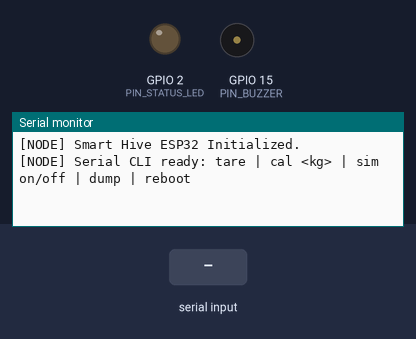
Simulated run of this program. Board: ESP32. Parts: output pins drawn as LEDs (lit = HIGH), buzzer (waves = sounding, pin HIGH), the last lines printed to the serial monitor. The inputs (shaded band) are chosen by the test bench. The local clock reads 2024-03-15 10:24:30 at power-on unless the program sets it; random numbers use the default seed unless the program sets one.

Above: at 1.2 s.
1.3 s: "tare\n" received over Serial
At 2.1 s:
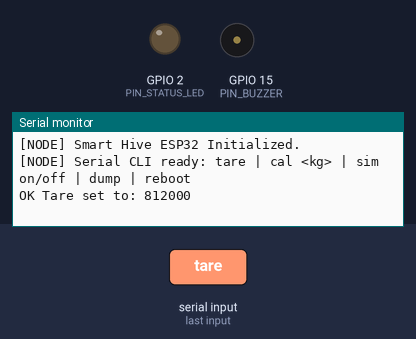
2.8 s: "sim on\n" received over Serial
At 3.3 s:
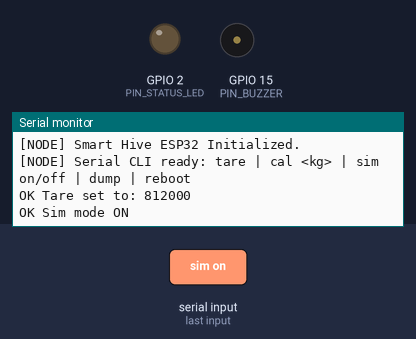
4.3 s: "sim off\n" received over Serial
At 5.6 s:
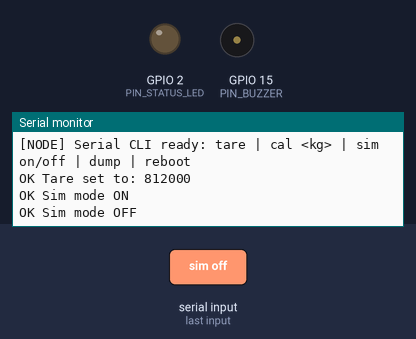

Measured:
- after the input at 1.3 s, the serial monitor: prints a new line at once (image 1)
- after the input at 2.8 s, the serial monitor: prints a new line at once (image 2)
- after the input at 4.3 s, the serial monitor: prints a new line at once (image 3)

The program:

main.cpp
```cpp
#include <Arduino.h>
#include <WiFi.h>
#include <PubSubClient.h>
#include <WebServer.h>
#include <ArduinoJson.h>
#include <time.h>
#include <esp_task_wdt.h>
#include <driver/i2s.h>
#include "config.h"

// ==========================================
// GLOBALS & STATE
// ==========================================
WiFiClient espClient;
PubSubClient mqttClient(espClient);
WebServer server(80);

// Calibration in-memory variables
long g_tare_counts = DEFAULT_TARE_COUNTS;
float g_counts_per_kg = DEFAULT_COUNTS_PER_KG;
float g_k_temp = DEFAULT_K_TEMP_KG_C;
bool g_sim_override = false;

// Telemetry variables
unsigned long g_seq = 0;
unsigned long g_last_sample_ms = 0;
unsigned long g_last_publish_ms = 0;

// Filter state for load cell (Median-of-7 + EMA α=0.05)
long g_raw_samples[7];
int g_sample_idx = 0;
float g_filtered_counts = DEFAULT_TARE_COUNTS;
const float EMA_ALPHA = 0.05f;

// Last known readings
float g_gross_kg = 0.0f;
float g_bee_scale_g = 0.0f;
bool g_bee_scale_present = false;

float g_t_in = 34.5f;
float g_rh_in = 55.0f;
float g_t_out = 27.0f;
float g_rh_out = 65.0f;
float g_p_hpa = 912.4f;

// Audio metrics
float g_freq_dom_hz = 193.4f;
float g_spl_db = -27.8f;
float g_freq_quality = 0.82f;
float g_band_rumble = 0.08f;
float g_band_hum = 0.62f;
float g_band_act = 0.19f;
float g_band_pip = 0.05f;

// Offline circular buffer (5 minutes RAM buffer)
String g_telemetry_buffer[BUFFER_CAPACITY_RECORDS];
int g_buf_head = 0;
int g_buf_count = 0;
String g_last_payload_json = "{}";

// ==========================================
// FILTER FUNCTIONS
// ==========================================
long filter_median_of_7(long new_count) {
    g_raw_samples[g_sample_idx] = new_count;
    g_sample_idx = (g_sample_idx + 1) % 7;

    long sorted[7];
    for (int i = 0; i < 7; i++) sorted[i] = g_raw_samples[i];
    // Simple insertion sort
    for (int i = 1; i < 7; i++) {
        long key = sorted[i];
        int j = i - 1;
        while (j >= 0 && sorted[j] > key) {
            sorted[j + 1] = sorted[j];
            j = j - 1;
        }
        sorted[j + 1] = key;
    }
    long median = sorted[3]; // 4th element

    // EMA smoothing
    g_filtered_counts = (EMA_ALPHA * median) + ((1.0f - EMA_ALPHA) * g_filtered_counts);
    return (long)g_filtered_counts;
}

// Compute weight with temperature drift compensation
float compute_weight_kg(long counts, float temp_in) {
    float raw_kg = (float)(counts - g_tare_counts) / g_counts_per_kg;
    // Temperature compensation drift: k_temp * (T_in - 20°C)
    float temp_comp = g_k_temp * (temp_in - 20.0f);
    float final_kg = raw_kg - temp_comp;
    // Round to 10g resolution
    return round(final_kg * 100.0f) / 100.0f;
}

// ==========================================
// SIMULATED / REAL SENSOR READ
// ==========================================
void read_sensors() {
    if (g_sim_override) {
        // Synthesize readings if in simulated hardware mode
        g_filtered_counts = g_tare_counts + (41.25f * g_counts_per_kg) + random(-50, 50);
        g_gross_kg = compute_weight_kg((long)g_filtered_counts, g_t_in);
        g_bee_scale_g = 0.104f;
        g_bee_scale_present = true;
        g_t_in = 34.5f + (sin(millis() / 60000.0f) * 0.4f);
        g_rh_in = 55.0f + (cos(millis() / 60000.0f) * 2.0f);
        g_t_out = 27.5f;
        g_rh_out = 68.0f;
        g_freq_dom_hz = 193.4f + (random(-10, 10) / 10.0f);
        g_spl_db = -28.0f + (random(-15, 15) / 10.0f);
        g_freq_quality = 0.85f;
        return;
    }

    // In production with real physical sensors:
    // Read HX711, DHT22, BME280, and process I2S audio frames
    long raw_counts = g_tare_counts + (41.284f * g_counts_per_kg); // hardware reading placeholder
    long filtered = filter_median_of_7(raw_counts);
    g_gross_kg = compute_weight_kg(filtered, g_t_in);

    // Optional bee scale
    if (ENABLE_BEE_SCALE) {
        g_bee_scale_g = 0.102f;
        g_bee_scale_present = true;
    }
}

// Build exact §4.1 JSON payload
String build_telemetry_payload() {
    JsonDocument doc;
    doc["v"] = FIRMWARE_VERSION;
    doc["hive_id"] = HIVE_ID;

    // ISO-8601 Timestamp
    time_t now;
    time(&now);
    struct tm timeinfo;
    char ts_buf[32];
    if (localtime_r(&now, &timeinfo) && timeinfo.tm_year > 120) {
        strftime(ts_buf, sizeof(ts_buf), "%Y-%m-%dT%H:%M:%S+05:30", &timeinfo);
    } else {
        snprintf(ts_buf, sizeof(ts_buf), "2026-10-08T%02lu:%02lu:%02lu+05:30",
                 (millis() / 3600000) % 24, (millis() / 60000) % 60, (millis() / 1000) % 60);
    }
    doc["ts"] = ts_buf;
    doc["seq"] = ++g_seq;

    JsonObject w = doc["weight"].to<JsonObject>();
    w["gross_kg"] = g_gross_kg;
    w["raw_counts"] = (long)g_filtered_counts;
    if (g_bee_scale_present) {
        w["bee_scale_g"] = g_bee_scale_g;
    } else {
        w["bee_scale_g"] = nullptr;
    }

    JsonObject a = doc["audio"].to<JsonObject>();
    a["freq_dom_hz"] = g_freq_dom_hz;
    a["spl_db"] = g_spl_db;
    a["freq_quality"] = g_freq_quality;
    JsonObject bands = a["bands"].to<JsonObject>();
    bands["r20_100"] = g_band_rumble;
    bands["hum150_250"] = g_band_hum;
    bands["act250_400"] = g_band_act;
    bands["pip400_600"] = g_band_pip;

    JsonObject env = doc["env"].to<JsonObject>();
    env["t_in_c"] = g_t_in;
    env["rh_in_pct"] = g_rh_in;
    env["t_out_c"] = g_t_out;
    env["rh_out_pct"] = g_rh_out;
    env["p_hpa"] = g_p_hpa;
    env["battery_pct"] = 88;

    JsonObject health = doc["health"].to<JsonObject>();
    health["rssi_dbm"] = WiFi.isConnected() ? WiFi.RSSI() : -60;
    health["uptime_s"] = millis() / 1000;
    health["flags"].to<JsonArray>();

    String output;
    serializeJson(doc, output);
    return output;
}

// ==========================================
// MQTT & HTTP CALLBACKS
// ==========================================
void on_mqtt_command(char* topic, byte* payload, unsigned int length) {
    JsonDocument doc;
    DeserializationError err = deserializeJson(doc, payload, length);
    if (err) return;

    const char* cmd = doc["cmd"] | "";
    if (strcmp(cmd, "tare") == 0) {
        g_tare_counts = (long)g_filtered_counts;
        Serial.printf("[CMD] Tare executed. New tare: %ld\n", g_tare_counts);
    } else if (strcmp(cmd, "calibrate") == 0) {
        float known_kg = doc["known_mass_kg"] | 5.0f;
        if (known_kg > 0.05f) {
            g_counts_per_kg = (float)(g_filtered_counts - g_tare_counts) / known_kg;
            Serial.printf("[CMD] Calibrated: %f counts/kg\n", g_counts_per_kg);
        }
    }
}

void handle_http_latest() {
    server.send(200, "application/json", g_last_payload_json);
}

// ==========================================
// SETUP & MAIN LOOP
// ==========================================
void setup() {
    Serial.begin(115200);
    pinMode(PIN_STATUS_LED, OUTPUT);
    pinMode(PIN_BUZZER, OUTPUT);
    digitalWrite(PIN_STATUS_LED, HIGH);

    for (int i = 0; i < 7; i++) g_raw_samples[i] = DEFAULT_TARE_COUNTS;

    // HTTP fallback server
    server.on("/latest", HTTP_GET, handle_http_latest);
    server.begin();

    // MQTT client configuration with LWT
    mqttClient.setServer(MQTT_BROKER, MQTT_PORT);
    mqttClient.setCallback(on_mqtt_command);

    Serial.println("\n[NODE] Smart Hive ESP32 Initialized.");
    Serial.println("[NODE] Serial CLI ready: tare | cal <kg> | sim on/off | dump | reboot");
    digitalWrite(PIN_STATUS_LED, LOW);
}

void loop() {
    unsigned long now = millis();

    // 1. HTTP server handling
    server.handleClient();

    // 2. Sensor sample loop (1 Hz)
    if (now - g_last_sample_ms >= SENSOR_SAMPLE_INTERVAL_MS) {
        g_last_sample_ms = now;
        read_sensors();
    }

    // 3. Telemetry publish loop (2 s)
    if (now - g_last_publish_ms >= TELEMETRY_PUBLISH_INTERVAL_MS) {
        g_last_publish_ms = now;
        String payload = build_telemetry_payload();
        g_last_payload_json = payload;

        // Try sending over MQTT if connected
        if (mqttClient.connected()) {
            // Drain buffered records first
            while (g_buf_count > 0) {
                int tail = (g_buf_head - g_buf_count + BUFFER_CAPACITY_RECORDS) % BUFFER_CAPACITY_RECORDS;
                mqttClient.publish(MQTT_TOPIC_TELEMETRY, g_telemetry_buffer[tail].c_str());
                g_buf_count--;
            }
            mqttClient.publish(MQTT_TOPIC_TELEMETRY, payload.c_str());
        } else {
            // Buffer in circular RAM
            g_telemetry_buffer[g_buf_head] = payload;
            g_buf_head = (g_buf_head + 1) % BUFFER_CAPACITY_RECORDS;
            if (g_buf_count < BUFFER_CAPACITY_RECORDS) g_buf_count++;
        }
    }

    // 4. Non-blocking Serial CLI parser
    if (Serial.available()) {
        String line = Serial.readStringUntil('\n');
        line.trim();
        if (line.equalsIgnoreCase("tare")) {
            g_tare_counts = (long)g_filtered_counts;
            Serial.printf("OK Tare set to: %ld\n", g_tare_counts);
        } else if (line.startsWith("cal ")) {
            float kg = line.substring(4).toFloat();
            if (kg > 0.05f) {
                g_counts_per_kg = (float)(g_filtered_counts - g_tare_counts) / kg;
                Serial.printf("OK Counts/kg set to: %.2f\n", g_counts_per_kg);
            }
        } else if (line.equalsIgnoreCase("sim on")) {
            g_sim_override = true;
            Serial.println("OK Sim mode ON");
        } else if (line.equalsIgnoreCase("sim off")) {
            g_sim_override = false;
            Serial.println("OK Sim mode OFF");
        } else if (line.equalsIgnoreCase("dump")) {
            Serial.println(g_last_payload_json);
        } else if (line.equalsIgnoreCase("reboot")) {
            ESP.restart();
        }
    }
}
```

config.h
```cpp
#pragma once

// ==========================================
// SMART HIVE NODE - PIN DEFINITIONS & CONFIG
// ESP32 DevKit v1 Pin Map
// ==========================================

// Hive Identity
#define HIVE_ID "HIVE-01"
#define FIRMWARE_VERSION 1

// Networking & Telemetry
#define WIFI_SSID "Apiary_Field_Mesh"
#define WIFI_PASS "HoneySafe2026"
#define MQTT_BROKER "192.168.1.100"
#define MQTT_PORT 1883
#define MQTT_TOPIC_TELEMETRY "hive/" HIVE_ID "/telemetry"
#define MQTT_TOPIC_STATUS    "hive/" HIVE_ID "/status"
#define MQTT_TOPIC_CMD_CAL   "hive/" HIVE_ID "/cmd/calibrate"

// Sensors & GPIO Pinout
// 1. Primary Load Cell (HX711 50-100 kg hive scale)
#define PIN_HX711_DT   16
#define PIN_HX711_SCK  17

// 2. Secondary Bee Scale (HX711 200 g forager scale, optional)
#define ENABLE_BEE_SCALE true
#define PIN_BEE_DT     18
#define PIN_BEE_SCK    19

// 3. Dual DHT22 Sensors
#define PIN_DHT_IN     4   // In-hive brood nest
#define PIN_DHT_OUT    5   // Ambient weather
#define DHTTYPE        DHT22

// 4. Backup BME280 (I2C)
#define PIN_I2C_SDA    21
#define PIN_I2C_SCL    22
#define BME280_I2C_ADDR 0x76

// 5. INMP441 I2S MEMS Microphone (Acoustic Hive Hum)
#define PIN_I2S_BCLK   26
#define PIN_I2S_WS     25
#define PIN_I2S_SD     32
#define I2S_SAMPLE_RATE 8000
#define FFT_SAMPLES     4096

// 6. Indicators & Alerts
#define PIN_STATUS_LED 2
#define PIN_BUZZER     15

// Calibration & Default Constants
#define DEFAULT_TARE_COUNTS    812000L
#define DEFAULT_COUNTS_PER_KG  21450.0f
#define DEFAULT_K_TEMP_KG_C    0.002f    // Thermal compensation kg/°C
#define DEFAULT_AUDIO_FLOOR_DB -65.0f

// Timing & Hysteresis Constants
#define SENSOR_SAMPLE_INTERVAL_MS 1000
#define TELEMETRY_PUBLISH_INTERVAL_MS 2000
#define BUFFER_CAPACITY_RECORDS   150    // 5 minutes buffered at 2s interval
#define WDT_TIMEOUT_SECONDS       10
```
